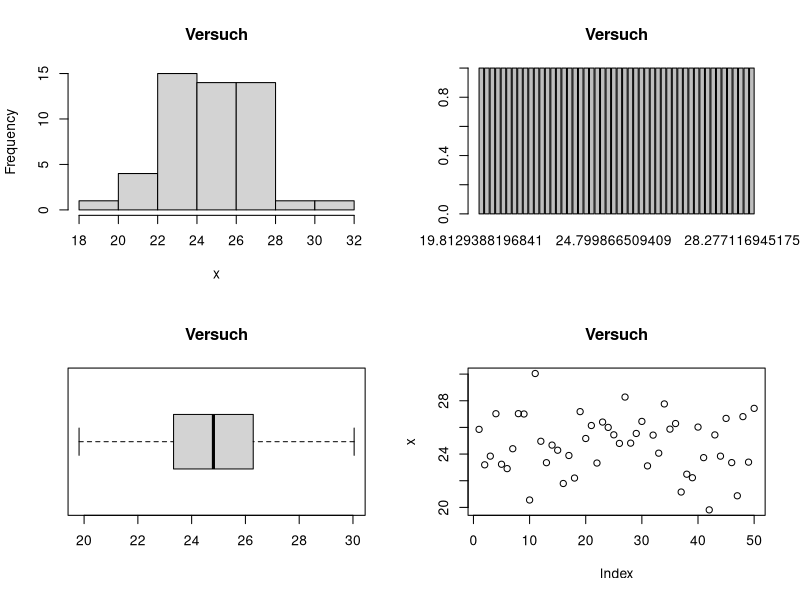
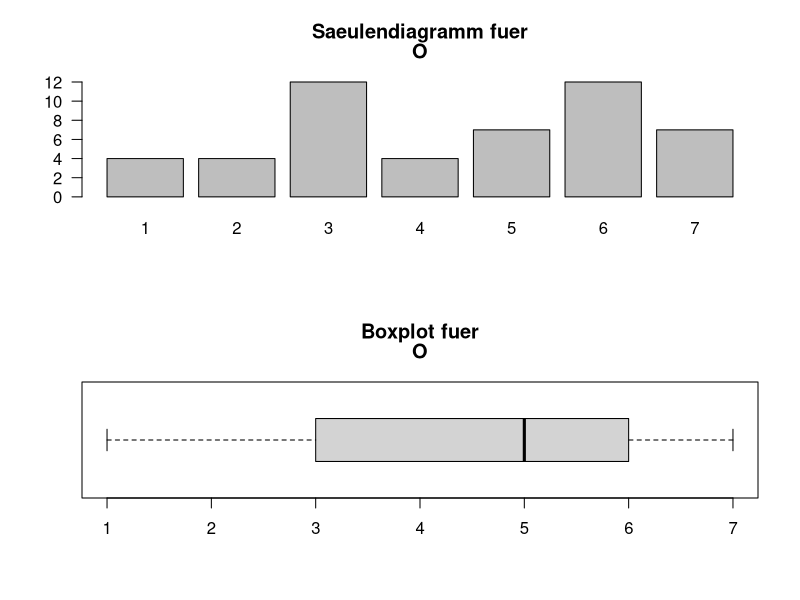
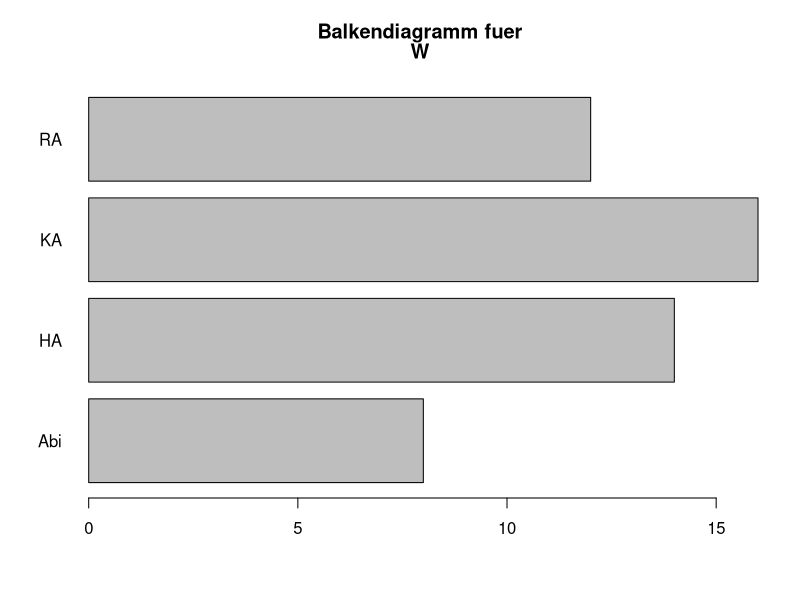

The R script that drew these images, in order:
# Funktionen-R-Skript 1


# Funktionen a, b, c: Alina, Hannah

# Funktion a) 
# Eine Funktion, die verschiedene geeignete deskriptive Statistiken für metrische 
# Variablen berechnet und ausgibt.

# My_Plots gibt bei plot = 0 fuer den eingegebenen Vektor an Daten ein Histogramm, ein Barplot, ein Boxplot und ein Scatterplot.
# Diese Einstellung ist der default, gibt man der Variable plot einen Wert von 1 bis 4, gibt die Funktion fuer
# 1 das Histogramm, fuer 2 den Barplot, fuer 3 den Boxplot und fuer 4 den Scatterplot aus.

random <- rnorm(50, mean = 25, sd = 2)

My_Plots <- function(x, main, plot = 0){
  # x = Daten
  # main = Überschrift für alle Plots 
  if(plot == 0){ 
    par(mfrow = c(2,2)) # vier Grafiken in einen Plot 
    # Die unterschiedlichen Grafiken 
    hist(x, main = main) 
    barplot(table(x), main = main)
    boxplot(x,horizontal = TRUE, main = main)
    plot(x, main = main) 
    par(mfrow = c(1,1)) #setze die parameter zurueck 
  }
  if(plot == 1){
    hist(x, main = main) 
  }
  if(plot == 2){
    barplot(table(x), main = main) 
  }
  if(plot == 3){
    boxplot(x, main = main) 
  }
  if(plot == 4){
    plot(x, main = main) 
  }
}

My_Plots(random, main = "Versuch")

# Funktion b) 
# Eine Funktion, die verschiedene geeignete desktiptive Statistiken für 
# kategoriale Variablen berechnet und ausgibt 

S <- c("KA", "RA", "Abi", "HA") # Ein Datenbeispiel zum ausprobieren 
W <- sample(S, size = 50, replace = TRUE)
O <- sample(1:7, size=50, replace = TRUE) # Ein ordinales Datenbeispiel

# der parameter ordinal kann auf FALSE gesetzt werden, wenn ein Boxplot der eingegebenen Daten keinen Sinn ergibt

My_Plots_2 <- function(x, ordinal = TRUE){
  if(ordinal == TRUE){
    #Die Diagramme
      par(mfrow = c(2,1))
      #Ein Stabdiagramm
      barplot(table(x), main = c("Saeulendiagramm fuer", deparse(substitute(x))), las = 1)
      #Ein Boxplot
      boxplot(x, main = c("Boxplot fuer", deparse(substitute(x))), horizontal = TRUE)
      par(mfrow = c(1,1))
    #Die Haufigkeitstabelle 
      print(table(x, dnn = deparse(substitute(x))))
  }
  
  if(ordinal == FALSE){
    #Das Stabdiagramm
      barplot(table(x), main = c("Balkendiagramm fuer", deparse(substitute(x))), horiz = TRUE, las = 1)
    #Die Häufigkeitstabelle
      print(table(x, dnn = deparse(substitute(x))))
  }
}
My_Plots_2(O, ordinal = TRUE)
My_Plots_2(W, ordinal = FALSE)



## c) 
#Eine Funktion, die geeignete deskriptive bivariate Statistiken fuer den Zusammenhang zwischen 
#zwei kategorialen Variablen berechnet ausgibt. 

#My_Plot_3 gibt zwei Kreuztabellen, eine mit absoluten Haufigkeiten und eine mit relativen Haufigkeiten, in der Konsole aus.

#Datenvektoren zum ausprobieren
O <- sample(1:7, size=50, replace = TRUE)
P <- sample(1:7, size=50, replace = TRUE)

My_Plots_3 <- function(x,y,both.ordinal = FALSE){
  #x erster Datenvektor, y zweiter Datenvektor
  tabelle <- table(x,y,
                   dnn = c(deparse(substitute(x)), deparse(substitute(y)))) #uebernimmt den Namen des Datenvektors
  cat('Tabelle mit absoluten Haufigkeiten: \n\n')
  print(tabelle)
  cat('\n Tabelle mit relativen Haeufigkeiten: \n\n')
  print(prop.table(tabelle))

  #Wenn beide Merkmale ordinal sind, kann man Spearman Korrelation berechnen:
  if(both.ordinal == TRUE){
    c <- cor(x,y,use = 'complete.obs', method = 'spearman')
    cat('\n\n Die Spearman-Korrelation der beiden Merkmale betraegt:', c)
  }
}

My_Plots_3(O,P,both.ordinal = TRUE)









# Funktionen  d, e, f: Maike, Julia



## d)

# Grundgeruest der Funktion fuer Zusammenhang zwischen einer metrischen und einer dichotomen Variable

# Es werden 2 Summaries der metrischen Variable ausgegeben, getrennt nach den beiden Auspraegungen der dichotomen Variable
# Eingabe: fuer "dich" muss eine dichotome, fuer "met" eine metrische Variable eingegeben werden
# "dich" und "met" sollten zwei Variablen sein, deren n-te Eintraege jeweils von derselben Person stammen

dichmetsummary <- function(dich, met){
  
  if(length(table(dich)) != 2){stop("dich muss eine dichotome Variable sein")} 
     #ueberprueft, ob "dich" genau zwei Auspraegungen hat
  
  if(!is.numeric(met)){stop("met muss eine metrische Variable sein")} 
     # ueberprueft, ob "met" eine metrische variable ist
  
  if(length(met) != length(dich)){stop("dich und met muessen gleiche Laenge haben")} 
     # uberprueft, ob "dich" und "met" die gleiche Laenge haben.


dichfact <- factor(dich, levels = c(names(table(dich))), labels = c(0, 1))
# Umwandlung der dichotomen variable in einen Factor
  
# die Summaries werden als 2-elementige Liste zurueckgegeben:
rgabe <- list(
  # Summary der metrischen Variable nach der ersten im table ausgefuehrten Auspraegung der dichotomen Variable
  summary(met[dichfact == 0]), 
  
  # Summary der metrischen Variable nach der zweiten im table ausgefuehrten Auspraegung der dichotomen Variable
  summary(met[dichfact == 1])
)


names(rgabe) <- c(names(table(dich))[1], names(table(dich))[2])
# zu jedem Listenelement wird hinzugefuegt, auf welcher Auspraegung der dichotomen Variable die Summary basiert
  
  
  # als Idee noch einen Table dazu
  #  tabmetdich <- table(met, dich)
  #  names(tabmetdich) <- deparse(substitute(c(met, dich))) 

return(rgabe) # Ausgabe der beiden Summaries
  }







## e)
# Die Funktion kategorisiert eine numerische Variable quantilbasiert in "niedrig", "mittel" und "hoch"

# ordinalskalierte Variablen koennen mit der Hilfsfunktion "ordtonum"
# in Variablen mit numerischen Werten entsprechend ihrer Ordnung
# umgewandelt werden

quantkat <- function(x){
  newob <- NULL # leeres Objekt wird erstellt
uquant <- quantile(as.numeric(names(table(x))), 0.25) # das untere Quartil der sortierten numerischen Werte wird bestimmt
oquant <- quantile(as.numeric(names(table(x))), 0.75) # ebenso das obere Quartil

newob[x <= uquant] <- "niedrig" 
# das untere Quartil dient als obere Grenze der Kategorie "niedrig".
# alles, was unterhalb dieses Quartils liegt, wird der Kategorie "niedrig" zugeordnet.

newob[x > uquant & x < oquant] <- "mittel" 
# die Werte zwischen den beiden Quartilen werden der Kategorie "mittel" zugeordnet

newob[x >= oquant] <- "hoch" 
# das obere Quartil ist die untere Grenze fuer die Kategorie "hoch", alles was darueber liegt, wird "hoch" zugeordnet

newob 
# das in "niedrig", "mittel" und "hoch" kategorisierte Objekt wird ausgegeben.
}




# Beispiel
b <- c(2, 5, 2, 6, 3, 6)

quantkat(b)
# [1] "niedrig" "mittel"  "niedrig" "hoch"    "mittel"  "hoch"





# man koennte auch 0.33 und 0.66 Quantile nehmen, oder eben die Quartile. 
# bei den Quartilen waere die mittlere Kategorie doppelt so gross wie jeweils die Extremen











  
  
##f)

# es werden Visualisierungen fuer drei oder vier Variablen erstellt. Dabei werden zwei Variablen fuer die Achsen verwendet und die dritte durch unterschiedliche
# Farben gezeigt. Die Positionen der drei/ vier Variablen sind dabei fest gewaehlt. Man kann bei drei Variablen nur unterscheiden welche drei von Mathe_Int, Prog_Int, 
# Studienfach und Mathe_LK man gleichzeitig angezeigt werden sollen. Genutzt wird dabei das Paket "ggplot2". 




# muss vorher geladen
install.packages("dplyr")
library(dplyr)
install.packages("ggplot2")
library(ggplot2)


Visual_data <- function(D = data, n = 3, Int_Mathe = TRUE, Int_Prog = TRUE, data_Studiengang = TRUE, MatheLK = FALSE){   # n steht dafuer, wie viele Variablen genutzt werden, moeglich sind 3 oder 4
  if(n == 3 & Int_Mathe == TRUE & Int_Prog == TRUE & data_Studiengang == TRUE & MatheLK == FALSE){
    print(ggplot(D,                                                                          # ggplot wird vom Datensatz erstellt
           aes(y = factor(Mathe_Int),                                                     # Interesse für Mathe auf y-Achse
               x = Prog_Int,                                                              # auf die x-Achse kommt Interesse für Programmieren
               color = Studienfach)) +                                                    # es wird farblich nach Studienfach unterschieden
      geom_jitter(alpha = 1,                                                              # Farbstaerke und Groesse der Punkte im Gitter
                  size = 1.5) + 
      labs(title = "Interesse nach Studienfach",                                          # Die jeweiligen Achsen werden beschriftet
           x = "Interesse an Programmiern", 
           y = "Interesse an Mathe", las = 1) )
  }
  if(n == 3 & Int_Mathe == TRUE & Int_Prog == TRUE & data_Studiengang == FALSE & MatheLK == TRUE){
    print( ggplot(D,                                                                          # ggplot wird vom Datensatz erstellt
           aes(y = factor(Mathe_Int),                                                       # Interesse für Mathe auf y-Achse
               x = Prog_Int,                                                              # auf die x-Achse kommt Interesse für Programmieren
               color = Mathe_LK)) +                                                    # es wird farblich nach Mathe LK unterschieden
      geom_jitter(alpha = 1,                                                              # Farbstaerke und Groesse der Punkte im Gitter
                  size = 1.5) + 
      labs(title = "Interesse nach Mathe LK",                                          # Die jeweiligen Achsen werden beschriftet
           x = "Interesse an Programmiern", 
           y = "Interesse an Mathe", las = 1) )
  }
  if(n == 3 & Int_Mathe == TRUE & Int_Prog == FALSE & data_Studiengang == TRUE & MatheLK == TRUE){
    print( ggplot(D,                                                                          # ggplot wird vom Datensatz erstellt
           aes(y = factor(Mathe_Int),                                                      # Interesse für Mathe auf y-Achse
               x = Studienfach,                                                              # auf die x-Achse kommt das Studienfach
               color = Mathe_LK)) +                                                    # es wird farblich nach Mathe LK unterschieden
      geom_jitter(alpha = 1,                                                              # Farbstaerke und Groesse der Punkte im Gitter
                  size = 1.5) + 
      labs(title = "Mathe LK nach Studenfach und Int. Mathe",                                          # Die jeweiligen Achsen werden beschriftet
           x = "Studienfach", 
           y = "Interesse an Mathe", las = 1))
  }
  if(n == 3 & Int_Mathe == FALSE & Int_Prog == TRUE & data_Studiengang == TRUE & MatheLK == TRUE){
    print(ggplot(D,                                                                          # ggplot wird vom Datensatz erstellt
           aes(y = factor(Prog_Int),                                                      # Interesse für Programmieren auf y-Achse 
               x = Studienfach,                                                              # auf die x-Achse kommt das Studienfach
               color = Mathe_LK)) +                                                    # es wird farblich nach Mathe LK unterschieden
      geom_jitter(alpha = 1,                                                              # Farbstaerke und Groesse der Punkte im Gitter
                  size = 1.5) + 
      labs(title = "Mathe LK bei Studienfach und Int. Programmieren",                                          # Die jeweiligen Achsen werden beschriftet
           x = "Studienfach", 
           y = "Interesse an Programmieren", las = 1) )
  }
  if(n==4 & Int_Mathe == TRUE & Int_Prog == TRUE & data_Studiengang == TRUE & MatheLK == TRUE){
    print(D %>%
      ggplot(aes(y = Mathe_Int, x = Prog_Int, color = Mathe_LK)) +    # ggplot wird erstellt, bei dem die Interessen auf die Achsen kommen und farblich
      # zwischen Mathe_LK ja oder nein entschieden wird
      geom_point() +                                                 # es werden Punkte erstellt
      facet_wrap(vars(Studienfach)) +                                # es wird nach der vierten Variable/ Studienfach unterschieden
      labs(title ="Abhaengigkeit aller vier Variablen",              # Beschriftung wird hinzugef
           subtitle = "Aufgeteilt nach Studienfach",
           x = "Interesse an Programmieren",
           y = "Interesse an Mathe"))
  }
  
  
# Hier werden die Warnings geschrieben, falls die Variablen unzulaessig sind  
  
  # bei den Fall das n=4 ist, wird eine Warnung gegeben, falls nicht alle vier Folgevariablen TRUE gesetzt wurden
  if(n == 4 & !(Int_Mathe == TRUE & Int_Prog == TRUE & data_Studiengang == TRUE & MatheLK == TRUE )){    
    warning("Bei n=4 muessen alle vier Variablen auf TRUE gesetzt werden")
  }
  # bei den Fall das n=3 ist:
  # falls vier statt drei Variablen TRUE gesetzt wurden
  if(n == 3 & Int_Mathe == TRUE & Int_Prog == TRUE & data_Studiengang == TRUE & MatheLK == TRUE){
    warning("Bei n=3 duerfen nur drei Variablen TRUE sein")
  }
  # falls zu wenig Variablen TRUE gesetzt wurden
  if(n== 3 & (Int_Mathe == FALSE & Int_Prog == FALSE & data_Studiengang == TRUE & MatheLK == TRUE | Int_Mathe == FALSE & Int_Prog == TRUE & data_Studiengang == FALSE & MatheLK == TRUE |
              Int_Mathe == FALSE & Int_Prog == TRUE & data_Studiengang == TRUE & MatheLK == FALSE | Int_Mathe == TRUE & Int_Prog == FALSE & data_Studiengang == FALSE & MatheLK == TRUE | 
              Int_Mathe == TRUE & Int_Prog == FALSE & data_Studiengang == TRUE & MatheLK == FALSE | Int_Mathe == TRUE & Int_Prog == TRUE & data_Studiengang == FALSE & MatheLK == FALSE |
              Int_Mathe == FALSE & Int_Prog == FALSE & data_Studiengang == FALSE & MatheLK == FALSE | Int_Mathe == FALSE & Int_Prog == FALSE & data_Studiengang == FALSE & MatheLK == TRUE |
              Int_Mathe == FALSE & Int_Prog == FALSE & data_Studiengang == TRUE & MatheLK == FALSE | Int_Mathe == FALSE & Int_Prog == TRUE & data_Studiengang == FALSE & MatheLK == FALSE |
              Int_Mathe == TRUE & Int_Prog == FALSE & data_Studiengang == FALSE & MatheLK == FALSE )){
    warning("Bei n=3 muessen genau drei Variablen TRUE sein")
  }
  
  # falls das n selbst unzulaessig ist
  if(n != 3 & n!= 4){
    warning("Das n ist unzulaessig. Es wird nur n=3 oder n=4 angenommen")
  }
 }
